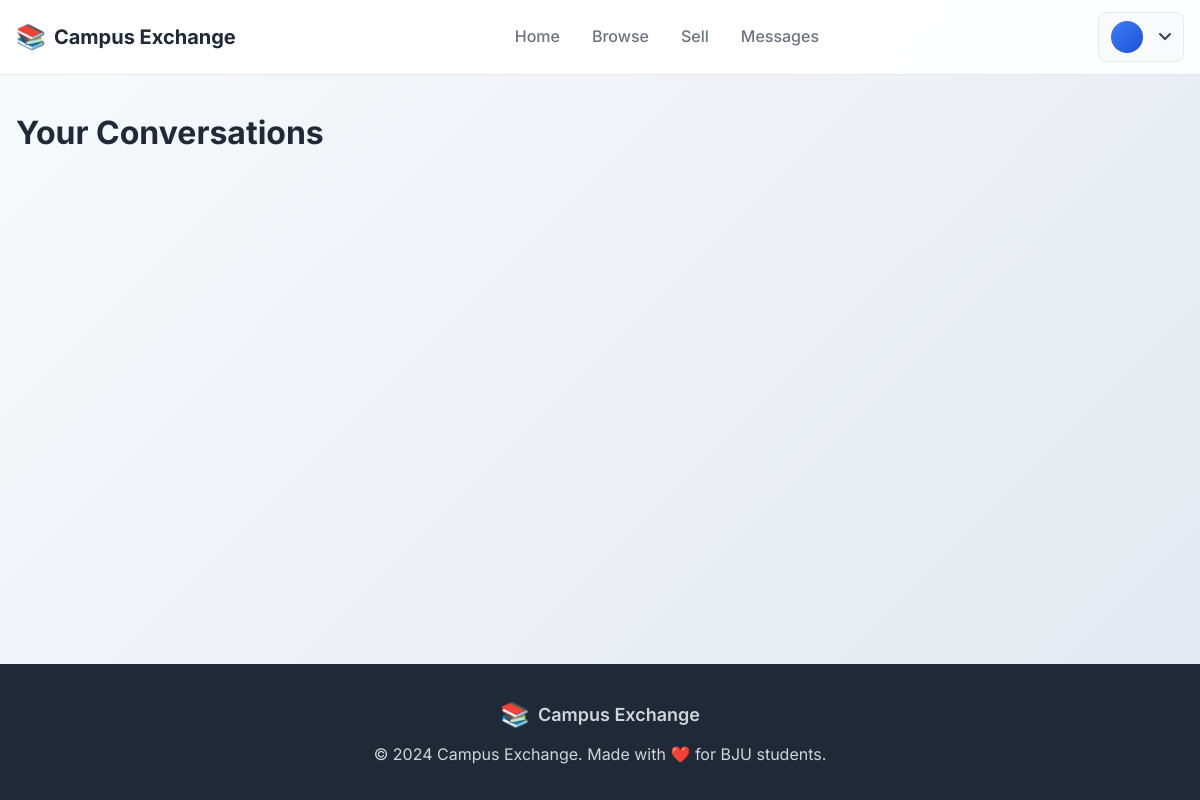
Before: /messaging/ (signed in) with the older database file.
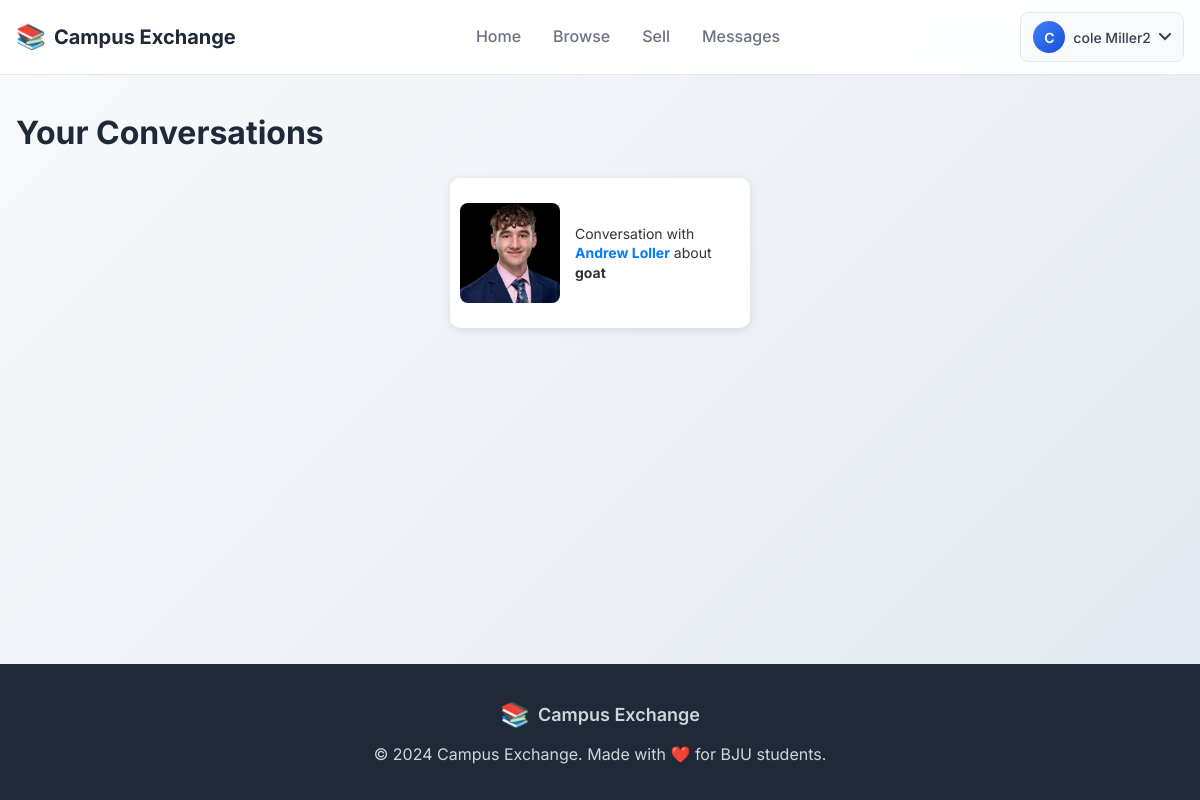
After: the same page with the newer database file.
### users/models.py (models this page shows, shortened)
class CustomUser(AbstractBaseUser, PermissionsMixin):
    email = models.EmailField(unique=True)
    full_name = models.CharField(max_length=255, blank=True)  # New field for the user's name
    is_active = models.BooleanField(default=True)
    is_staff = models.BooleanField(default=False)
    is_superuser = models.BooleanField(default=False)
    objects = CustomUserManager()
    USERNAME_FIELD = 'email'
    REQUIRED_FIELDS = [] # You can add 'name' here if it's required at the creation of the user

### messaging/models.py (models this page shows)
class Conversation(models.Model):
    participants = models.ManyToManyField(settings.AUTH_USER_MODEL, related_name='conversations')
    product = models.ForeignKey(Product, on_delete=models.CASCADE, related_name='conversations')
    created_at = models.DateTimeField(auto_now_add=True)
    display = models.BooleanField(default=True)

### listings/models.py (models this page shows, shortened)
class Product(models.Model):
    name = models.CharField(max_length=200)
    description = models.TextField()
    price = models.DecimalField(max_digits=10, decimal_places=2)
    stock = models.PositiveIntegerField()
    created_at = models.DateTimeField(default=timezone.now)
    updated_at = models.DateTimeField(auto_now=True)
    seller = models.ForeignKey(settings.AUTH_USER_MODEL, on_delete=models.CASCADE, related_name='products', null=True, blank=True)

class ProductImage(models.Model):
    product = models.ForeignKey(Product, related_name='images', on_delete=models.CASCADE)
    image = models.ImageField(upload_to='product_images/')

### messaging/views.py (the view)
# urls.py: path('', views.conversation_list),
@login_required
def conversation_list(request):
    conversations = request.user.conversations.filter(display=True)
    return render(request, 'conversation_list.html', {'conversations': conversations})

### messaging/templates/conversation_list.html (shortened to what this page needs)
{% extends 'layout.html' %}
{% block css %}
{% load static %}
<link rel="stylesheet" href="{% static 'css/messaging.css' %}">
{% endblock %}
{% block content %}
<h1>Your Conversations</h1>
<div class="conv_cards">
    {% for conversation in conversations %}
    <a href="{% url 'conversation_detail' conversation.id %}" class="conv_card">
        <div class="card_content">
            <img src="{{ conversation.product.images.all.0.image.url }}" alt="{{ conversation.product.name }}" class="product-image">
            <div class="card_text">
                <p>
                    Conversation with
                    {% for participant in conversation.participants.all %}
                        {% if participant != request.user %}
                            <span>{{ participant.full_name }}</span>
                        {% endif %}
                    {% endfor %}
                    about <strong>{{ conversation.product.name }}</strong>
                </p>
            </div>
        </div>
    </a>
    {% endfor %}
</div>
{% endblock %}

### templates/layout.html (shortened to what this page needs)
<!DOCTYPE html>
{% load static %}
<html lang="en">
<head>
    <link rel="stylesheet" href="{% static 'css/base.css' %}">
    {% block css %}{% endblock %}
</head>
<body>
    <nav class="navbar">
        <div class="nav-container">
            <div class="nav-brand">
                <a href="/" class="brand-link">
                    <span class="brand-icon">📚</span>
                    <span class="brand-text">Campus Exchange</span>
                </a>
            </div>
            <div class="nav-links">
                <a href="/" class="nav-link">Home</a>
                {% if user.is_authenticated %}
                <a href="/listing/products" class="nav-link">Browse</a>
                <a href="/listing/add" class="nav-link">Sell</a>
                <a href="/messaging" class="nav-link">Messages</a>
                {% else  %}
                <a href="/about/" class="nav-link">About</a>
                {% endif %}
            </div>
            <div class="nav-actions">
                {% if user.is_authenticated %}
                <div class="profile-dropdown">
                    <button id="profileButton" class="profile-button">
                        <span class="profile-avatar">{{ user.full_name|first|upper }}</span>
                        <span class="profile-name">{{ user.full_name|truncatechars:15 }}</span>
                        <svg class="profile-arrow" width="12" height="8" viewBox="0 0 12 8" fill="none">
                            <path d="M1 1L6 6L11 1" stroke="currentColor" stroke-width="2" stroke-linecap="round"/>
                        </svg>
                    </button>
                </div>
                {% else %}
                <div class="auth-buttons">
                    <a href="/users/log_in" class="btn btn-outline">Login</a>
                    <a href="/users/register" class="btn btn-primary">Sign Up</a>
                </div>
                {% endif %}
            </div>
        </div>
    </nav>
    <main class="main-content">
        {% block content %}
        {% endblock %}
    </main>
    <footer class="footer">
        <div class="footer-content">
            <div class="footer-brand">
                <span class="brand-icon">📚</span>
                <span>Campus Exchange</span>
            </div>
            <p>&copy; 2024 Campus Exchange. Made with ❤️ for BJU students.</p>
        </div>
    </footer>
</body>
</html>

Changed rows visible on the page:
now on this page (row edited): CustomUser: full_name|first "C", full_name "cole Miller2"
added Conversation: product.images.all.0.image (picture), product.name "goat"
added CustomUser: full_name "Andrew Loller"
